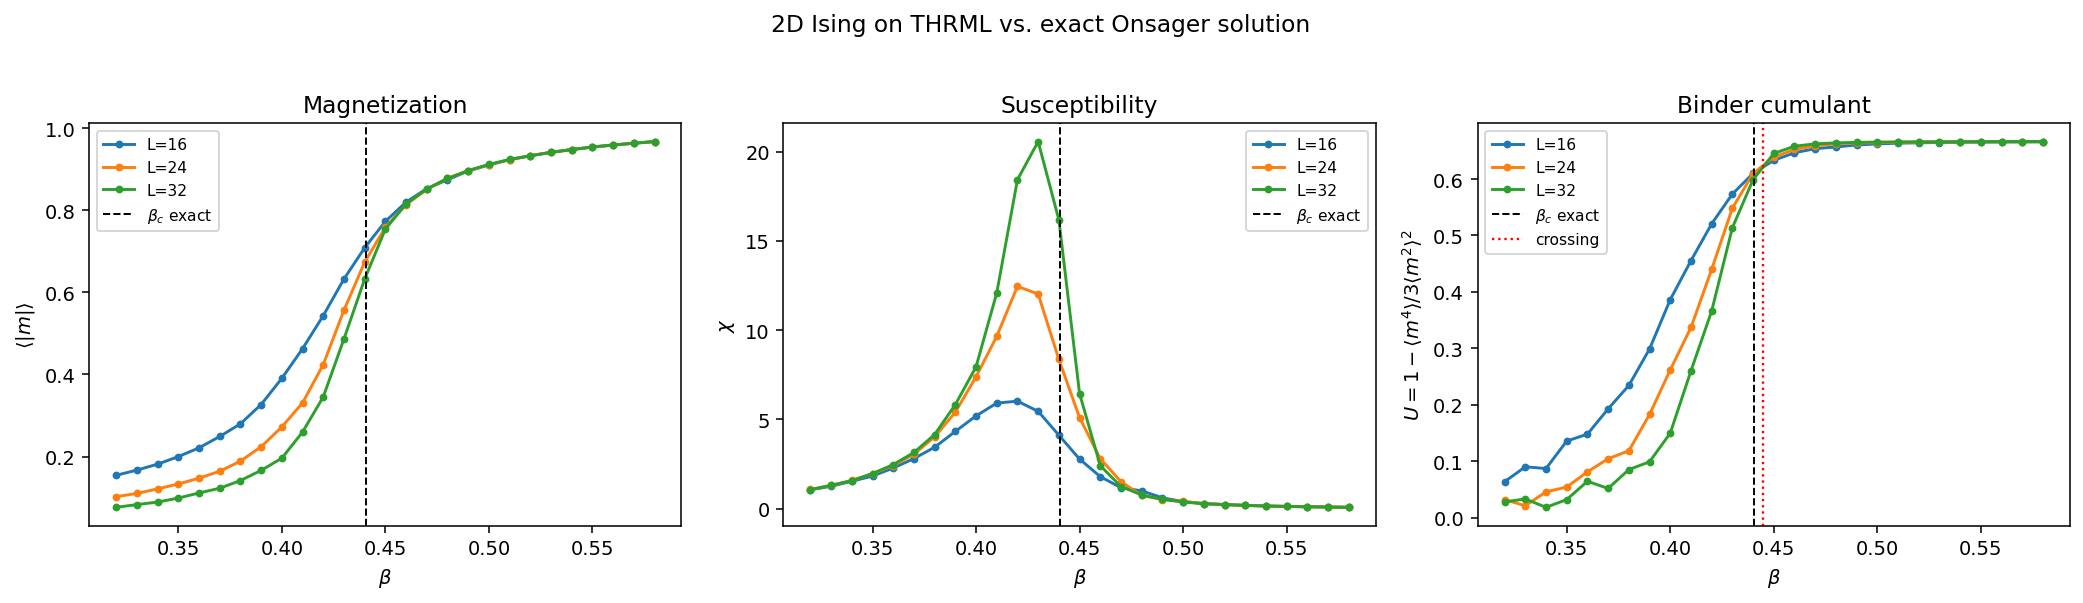

This figure's Python source:
"""2D Ising warmup on THRML — validates the toolchain against exact physics.

We sample the ferromagnetic 2D Ising model on a periodic L x L lattice
(J = +1, no field) for a range of inverse temperatures beta, using THRML's
block Gibbs sampler on the GPU. THRML's energy is

    E(s) = -beta * ( sum_i b_i s_i + sum_<ij> J_ij s_i s_j ),

so the effective coupling in the Boltzmann weight is K = beta * J. With J = 1
the exact Onsager critical point of the infinite 2D square lattice is

    beta_c = ln(1 + sqrt(2)) / 2 = 0.4406868...

We confirm this two ways:
  * the magnetization |m| onsets and the susceptibility chi peaks near beta_c;
  * the Binder cumulant U = 1 - <m^4> / (3 <m^2>^2) curves for different L all
    cross at a single point that is beta_c (the rigorous, size-independent test).

Run:  python ising_warmup.py            # full run (a few minutes on a 4090)
      python ising_warmup.py --quick    # fast smoke test
"""

from __future__ import annotations

import argparse
import time

import jax
import jax.numpy as jnp
import networkx as nx
import numpy as np

from thrml import Block, SamplingSchedule, SpinNode, sample_states
from thrml.models import IsingEBM, IsingSamplingProgram, hinton_init

BETA_C_EXACT = np.log(1 + np.sqrt(2)) / 2  # 0.4406868...


def build_lattice(L: int):
    """Periodic L x L grid of SpinNodes with an exact 2-coloring (checkerboard)."""
    if L % 2 != 0:
        raise ValueError("L must be even so the periodic grid stays bipartite.")
    G = nx.grid_graph(dim=(L, L), periodic=True)
    nx.relabel_nodes(G, {c: SpinNode() for c in G.nodes}, copy=False)
    nodes = list(G.nodes)
    edges = list(G.edges)
    bicol = nx.bipartite.color(G)
    free_blocks = [Block([n for n, c in bicol.items() if c == k]) for k in (0, 1)]
    return nodes, edges, free_blocks


def make_runner(nodes, edges, free_blocks, schedule, n_chains):
    """Return a jitted function beta -> magnetization samples, shape (n_chains*n_samples,)."""
    all_block = Block(nodes)
    N = len(nodes)

    def run(beta, key):
        biases = jnp.zeros(N)
        weights = jnp.ones(len(edges))  # ferromagnetic J = +1
        model = IsingEBM(nodes, edges, biases, weights, beta)
        program = IsingSamplingProgram(model, free_blocks, [])

        k_init, k_run = jax.random.split(key)
        init_free = hinton_init(k_init, model, free_blocks, (n_chains,))
        keys = jax.random.split(k_run, n_chains)

        states = jax.vmap(
            lambda init, k: sample_states(k, program, schedule, init, [], [all_block])
        )(init_free, keys)
        spins = jnp.where(states[0], 1.0, -1.0)  # (n_chains, n_samples, N), True->+1
        m = spins.mean(axis=-1)  # per-chain, per-sample magnetization
        return m.reshape(-1)

    return jax.jit(run)


def observables(m: np.ndarray, beta: float, N: int):
    """Magnetization, susceptibility, and Binder cumulant from magnetization samples."""
    absm = np.abs(m)
    m2 = np.mean(m**2)
    m4 = np.mean(m**4)
    mag = float(np.mean(absm))
    chi = float(beta * N * (m2 - np.mean(absm) ** 2))
    binder = float(1.0 - m4 / (3.0 * m2**2))
    return mag, chi, binder


def main():
    ap = argparse.ArgumentParser()
    ap.add_argument("--quick", action="store_true", help="fast smoke test")
    args = ap.parse_args()

    if args.quick:
        Ls = [16, 24]
        betas = np.linspace(0.34, 0.55, 12)
        schedule = SamplingSchedule(n_warmup=800, n_samples=40, steps_per_sample=4)
        n_chains = 128
    else:
        Ls = [16, 24, 32]
        betas = np.linspace(0.32, 0.58, 27)
        schedule = SamplingSchedule(n_warmup=3000, n_samples=120, steps_per_sample=6)
        n_chains = 256

    print(f"JAX devices: {jax.devices()}")
    print(f"Exact Onsager beta_c = {BETA_C_EXACT:.6f}\n")

    key = jax.random.key(0)
    results = {}  # L -> dict of arrays

    for L in Ls:
        nodes, edges, free_blocks = build_lattice(L)
        N = len(nodes)
        run = make_runner(nodes, edges, free_blocks, schedule, n_chains)

        mags, chis, binders = [], [], []
        t0 = time.time()
        for beta in betas:
            key, sub = jax.random.split(key)
            m = np.asarray(jax.block_until_ready(run(jnp.array(float(beta)), sub)))
            mag, chi, binder = observables(m, float(beta), N)
            mags.append(mag)
            chis.append(chi)
            binders.append(binder)
        dt = time.time() - t0

        mags, chis, binders = map(np.array, (mags, chis, binders))
        results[L] = dict(mags=mags, chis=chis, binders=binders, N=N)

        beta_peak = betas[int(np.argmax(chis))]
        print(f"L={L:3d} (N={N:4d})  chi-peak beta={beta_peak:.4f}  "
              f"[{dt:.1f}s, {n_chains} chains x {schedule.n_samples} samples/beta]")

    # Binder-cumulant crossing: the size-independent estimate of beta_c.
    beta_cross = estimate_binder_crossing(betas, results, Ls)
    print(f"\nBinder-crossing estimate of beta_c = {beta_cross:.4f}")
    print(f"Exact Onsager           beta_c = {BETA_C_EXACT:.4f}")
    print(f"relative error                 = {abs(beta_cross - BETA_C_EXACT)/BETA_C_EXACT*100:.2f}%")

    plot(betas, results, Ls, beta_cross)


def estimate_binder_crossing(betas, results, Ls):
    """Find where the largest- and smallest-L Binder curves cross (finest pair)."""
    L_lo, L_hi = min(Ls), max(Ls)
    diff = results[L_hi]["binders"] - results[L_lo]["binders"]
    # locate sign change of the difference, linearly interpolate the zero
    sign = np.sign(diff)
    idx = np.where(np.diff(sign) != 0)[0]
    if len(idx) == 0:
        return float(betas[np.argmin(np.abs(diff))])
    i = idx[len(idx) // 2]
    b0, b1 = betas[i], betas[i + 1]
    d0, d1 = diff[i], diff[i + 1]
    return float(b0 - d0 * (b1 - b0) / (d1 - d0))


def plot(betas, results, Ls, beta_cross):
    import matplotlib

    matplotlib.use("Agg")
    import matplotlib.pyplot as plt

    fig, axs = plt.subplots(1, 3, figsize=(15, 4.2))
    for L in Ls:
        r = results[L]
        axs[0].plot(betas, r["mags"], "o-", ms=3, label=f"L={L}")
        axs[1].plot(betas, r["chis"], "o-", ms=3, label=f"L={L}")
        axs[2].plot(betas, r["binders"], "o-", ms=3, label=f"L={L}")

    for ax, title, ylab in zip(
        axs,
        ["Magnetization", "Susceptibility", "Binder cumulant"],
        [r"$\langle|m|\rangle$", r"$\chi$", r"$U = 1 - \langle m^4\rangle/3\langle m^2\rangle^2$"],
    ):
        ax.axvline(BETA_C_EXACT, color="k", ls="--", lw=1, label=r"$\beta_c$ exact")
        ax.set_xlabel(r"$\beta$")
        ax.set_ylabel(ylab)
        ax.set_title(title)
        ax.legend(fontsize=8)
    axs[2].axvline(beta_cross, color="r", ls=":", lw=1.2, label="crossing")
    axs[2].legend(fontsize=8)

    fig.suptitle("2D Ising on THRML vs. exact Onsager solution", y=1.02)
    fig.tight_layout()
    out = "/home/can/extropic/project/ising_warmup.png"
    fig.savefig(out, dpi=140, bbox_inches="tight")
    print(f"\nsaved plot -> {out}")


if __name__ == "__main__":
    main()
